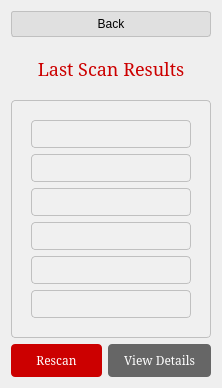
<?xml version="1.0" encoding="UTF-8"?>
<ui version="4.0">
 <class>LastScanPage</class>
 <widget class="QWidget" name="LastScanPage">
  <property name="geometry">
   <rect>
    <x>0</x>
    <y>0</y>
    <width>222</width>
    <height>388</height>
   </rect>
  </property>
  <layout class="QVBoxLayout" name="verticalLayout">
   <item>
    <widget class="QPushButton" name="backButton">
     <property name="styleSheet">
      <string>
       QPushButton {
           background-color: #e0e0e0;
           border: 1px solid #c0c0c0;
           border-radius: 3px;
           padding: 5px 15px;
       }
       QPushButton:hover {
           background-color: #d0d0d0;
       }
      </string>
     </property>
     <property name="text">
      <string>Back</string>
     </property>
    </widget>
   </item>
   <item>
    <widget class="QLabel" name="titleLabel">
     <property name="font">
      <font>
       <family>Serif</family>
       <pointsize>-1</pointsize>
      </font>
     </property>
     <property name="styleSheet">
      <string>
       QLabel {
           font-size: 18px;
           color: #cc0000;
           padding: 10px;
       }
      </string>
     </property>
     <property name="text">
      <string>Last Scan Results</string>
     </property>
     <property name="alignment">
      <set>Qt::AlignCenter</set>
     </property>
    </widget>
   </item>
   <item>
    <widget class="QFrame" name="infoFrame">
     <property name="styleSheet">
      <string>
       QFrame {
           background-color: #f0f0f0;
           border: 1px solid #c0c0c0;
           border-radius: 4px;
           padding: 10px;
       }
       QLabel {
           font-size: 14px;
           color: #333333;
           padding: 5px;
       }
      </string>
     </property>
     <property name="frameShape">
      <enum>QFrame::StyledPanel</enum>
     </property>
     <layout class="QVBoxLayout" name="infoLayout">
      <item>
       <widget class="QLabel" name="dateTimeLabel"/>
      </item>
      <item>
       <widget class="QLabel" name="scanTypeLabel"/>
      </item>
      <item>
       <widget class="QLabel" name="durationLabel"/>
      </item>
      <item>
       <widget class="QLabel" name="filesScannedLabel"/>
      </item>
      <item>
       <widget class="QLabel" name="threatsFoundLabel"/>
      </item>
      <item>
       <widget class="QLabel" name="statusLabel"/>
      </item>
     </layout>
    </widget>
   </item>
   <item>
    <layout class="QHBoxLayout" name="buttonLayout">
     <item>
      <widget class="QPushButton" name="rescanButton">
       <property name="font">
        <font>
         <family>Serif</family>
        </font>
       </property>
       <property name="styleSheet">
        <string>
         QPushButton {
             background-color: #cc0000;
             color: white;
             border: none;
             padding: 8px 16px;
             border-radius: 4px;
         }
         QPushButton:hover {
             background-color: #b30000;
         }
        </string>
       </property>
       <property name="text">
        <string>Rescan</string>
       </property>
      </widget>
     </item>
     <item>
      <widget class="QPushButton" name="viewDetailsButton">
       <property name="font">
        <font>
         <family>Serif</family>
        </font>
       </property>
       <property name="styleSheet">
        <string>
         QPushButton {
             background-color: #666666;
             color: white;
             border: none;
             padding: 8px 16px;
             border-radius: 4px;
         }
         QPushButton:hover {
             background-color: #555555;
         }
        </string>
       </property>
       <property name="text">
        <string>View Details</string>
       </property>
      </widget>
     </item>
    </layout>
   </item>
  </layout>
 </widget>
 <resources/>
 <connections/>
</ui>
